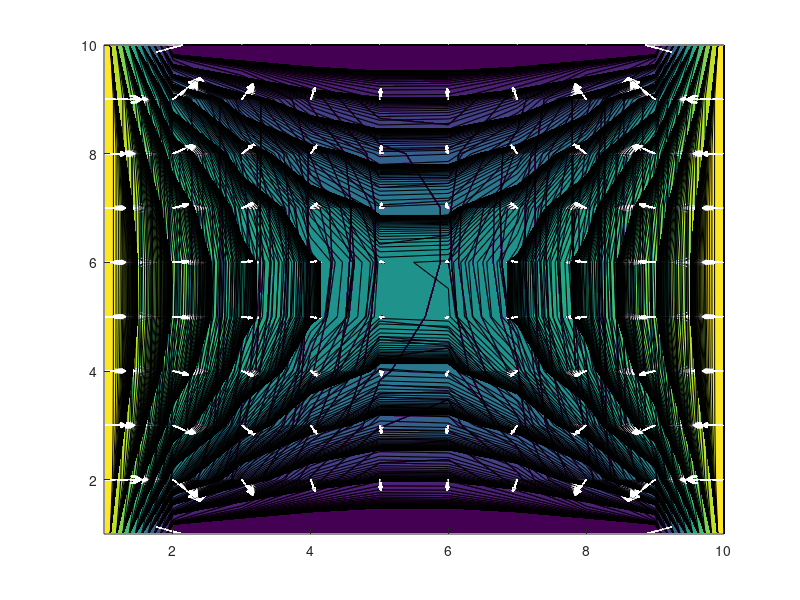

Write the MATLAB code that produced this figure. (Note: a time limit stopped this script after it produced the figure.)
%%%%%%%%%%%%%%%%%%%%%%%%%%%%%%%%%%%%%%%%%%%%%%%%%%%%%%%%%
% ELEC 4700 Laplace Equation by Iteration PA Assignment %
%%%%%%%%% By David Bascelli and Patrobas Adewumi %%%%%%%%
%%%%%%%%%%%%%%%%%%%%%%%%%%%%%%%%%%%%%%%%%%%%%%%%%%%%%%%%%
%%% Paramaters %%
% Grid size
grid_x = 10;
grid_y = 10;

% Step size
dx = 1E-9;
dy = dx;

numsteps = grid_x*grid_y;

% boundary conditions
left_BC = 1; % V
right_BC = 1; % V/m
top_BC = 0; % V/m
bottom_BC = 0; % V/m

V = zeros(grid_x, grid_y);
V_imbox = zeros(grid_x, grid_y);
% Boundary conditions are constant
V(1,:) = top_BC;
V(grid_x,:) = bottom_BC;
V(:,1) = left_BC;
V(:,grid_x) = right_BC;

f1 = figure("Name","iterative");
f2 = figure("Name","imbox");
while (numsteps > 0)
    numsteps = numsteps - 1;
    
    % Iterative
    for i=2:(grid_x-1)
        for j=2:(grid_y-1)
            V(i,j) = 0.25*(V(i-1,j) + V(i+1,j) + V(i,j-1) + V(i,j+1));
        end
    end
    
    % Plot iterative
    figure(f1)
    hold on;
    contourf(V);
    xlim([1 grid_x]);
    ylim([1 grid_y]);
    [Ex, Ey] = gradient(V);
    quiver(-Ex,-Ey,'w');
    hold off;
    

   
    V_imbox = imboxfilt(V_imbox);
     % Reapply boundry conditions
    V_imbox(1,:) = top_BC;
    V_imbox(grid_x,:) = bottom_BC;
    V_imbox(:,1) = left_BC;
    V_imbox(:,grid_x) = right_BC;
    
    


    % Plot image tool box
    figure(f2);
    hold on;
    contourf(V_imbox);
    xlim([1 grid_x]);
    ylim([1 grid_y]);
    [Ex_imbox, Ey_imbox] = gradient(V_imbox);
    quiver(-Ex,-Ey,'w');
    hold off;
end
